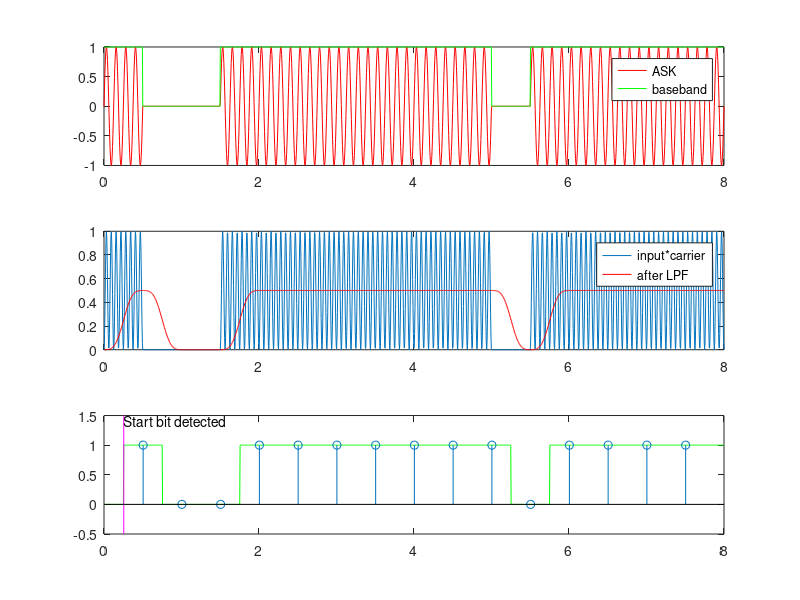

Reproduce this figure in MATLAB.
%modulation and demodulation of ASK, made by Chao Gao, 22.02.2011
clear all
clf
N=16; bitrate = 2; fc = 8; A = 1;   % parameters
n = 100;                            % time resolution in one bit duration
t=linspace(0,N/bitrate,N*n);        % produce timeline
bk = rand(1,N)>0.5;                 % generate random bit stream
bk(1) = 1;                      % making sure that the first bit has a transition
bkt = kron(bk, ones(1,n));      % producee baseband signal
ct = A*sin(2*pi*fc*t);          % carrier frequency
askt = ct.*bkt;                 % generate ASK
%       additive noise, optional code below...
%An = A/10;
%askt = askt + An*randn(1,n*N);
%       optional code stops here
figure(1)
subplot(3,1,1)
plot(t, askt, 'r', t, bkt,'g');
legend('ASK','baseband')
%demodulation of ASK, using a carrier to multiply the received signal
demodt = askt.*sin(2*pi*fc*t);  % multiply
B = fir1(n+1, fc/2/(2*n));        % a lowpass FIR filter, cutoff is fc/2
baseb = filter(B,1,demodt);     % apply the filter to the 
subplot(3,1,2)
plot(t, demodt, t, baseb, 'r'); 
legend('input*carrier','after LPF');
% then apply a level comparator to the baseb signal
baset = baseb>(A/4);
subplot(3,1,3);
plot(t, baset, 'g')
axis([0,N/bitrate,-0.5,1.5])
% detect values according to the start bit transition time
transp = find(diff(baset));  % find out the transition times
startp = transp(1);
hold on
gca=line( [startp/(2*n) startp/2/n], [-0.5 1.5]);
set(gca, 'Color','m')
text(startp/2/n, 1.4, 'Start bit detected')
rbitk = baset((startp+n/2):n:length(baset));    % sample the incoming baseband signal at right time
stem( ((startp+n/2):n:length(baset))/2/n, rbitk)
